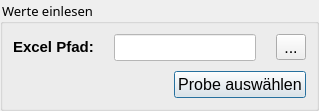
             <widget class="QGroupBox" name="groupBox">
              <property name="sizePolicy">
               <sizepolicy hsizetype="Preferred" vsizetype="Fixed">
                <horstretch>0</horstretch>
                <verstretch>0</verstretch>
               </sizepolicy>
              </property>
              <property name="font">
               <font>
                <family>Calisto MT</family>
                <pointsize>10</pointsize>
               </font>
              </property>
              <property name="styleSheet">
               <string notr="true">color: rgb(0, 0, 0);</string>
              </property>
              <property name="title">
               <string>Werte einlesen</string>
              </property>
              <property name="flat">
               <bool>false</bool>
              </property>
              <layout class="QVBoxLayout" name="verticalLayout">
               <property name="spacing">
                <number>10</number>
               </property>
               <property name="leftMargin">
                <number>10</number>
               </property>
               <property name="topMargin">
                <number>10</number>
               </property>
               <property name="rightMargin">
                <number>10</number>
               </property>
               <property name="bottomMargin">
                <number>10</number>
               </property>
               <item>
                <layout class="QHBoxLayout" name="horizontalLayout_2" stretch="0,0,0">
                 <property name="spacing">
                  <number>20</number>
                 </property>
                 <property name="sizeConstraint">
                  <enum>QLayout::SetFixedSize</enum>
                 </property>
                 <item>
                  <widget class="QLabel" name="label_8">
                   <property name="sizePolicy">
                    <sizepolicy hsizetype="Fixed" vsizetype="Fixed">
                     <horstretch>0</horstretch>
                     <verstretch>0</verstretch>
                    </sizepolicy>
                   </property>
                   <property name="font">
                    <font>
                     <family>Leelawadee UI</family>
                     <pointsize>11</pointsize>
                     <weight>75</weight>
                     <bold>true</bold>
                    </font>
                   </property>
                   <property name="styleSheet">
                    <string notr="true">color: rgb(0, 0, 0);
background-color:transparent;</string>
                   </property>
                   <property name="text">
                    <string>Excel Pfad:</string>
                   </property>
                  </widget>
                 </item>
                 <item>
                  <widget class="QLineEdit" name="excel_path_lineedit">
                   <property name="font">
                    <font>
                     <family>Leelawadee UI</family>
                     <pointsize>12</pointsize>
                    </font>
                   </property>
                   <property name="styleSheet">
                    <string notr="true">background-color: white;
color: rgb(36, 115, 193);</string>
                   </property>
                   <property name="readOnly">
                    <bool>true</bool>
                   </property>
                  </widget>
                 </item>
                 <item>
                  <widget class="QToolButton" name="find_excel_btn">
                   <property name="font">
                    <font>
                     <pointsize>12</pointsize>
                    </font>
                   </property>
                   <property name="toolTip">
                    <string>&lt;html&gt;&lt;head/&gt;&lt;body&gt;&lt;p&gt;Wähle die Excel aus oder gib einen gültigen Pfad zur Excel ein.&lt;/p&gt;&lt;/body&gt;&lt;/html&gt;</string>
                   </property>
                   <property name="styleSheet">
                    <string notr="true">color: rgb(0, 0, 0);</string>
                   </property>
                   <property name="text">
                    <string>...</string>
                   </property>
                  </widget>
                 </item>
                </layout>
               </item>
               <item>
                <widget class="QPushButton" name="select_probe_btn">
                 <property name="sizePolicy">
                  <sizepolicy hsizetype="Fixed" vsizetype="Fixed">
                   <horstretch>0</horstretch>
                   <verstretch>0</verstretch>
                  </sizepolicy>
                 </property>
                 <property name="font">
                  <font>
                   <family>Leelawadee UI</family>
                   <pointsize>12</pointsize>
                   <weight>50</weight>
                   <italic>false</italic>
                   <bold>false</bold>
                   <strikeout>false</strikeout>
                  </font>
                 </property>
                 <property name="toolTip">
                  <string>&lt;html&gt;&lt;head/&gt;&lt;body&gt;&lt;p&gt;Wähle die exakte Probe aus&lt;/p&gt;&lt;/body&gt;&lt;/html&gt;</string>
                 </property>
                 <property name="layoutDirection">
                  <enum>Qt::RightToLeft</enum>
                 </property>
                 <property name="autoFillBackground">
                  <bool>false</bool>
                 </property>
                 <property name="styleSheet">
                  <string notr="true">color: rgb(0, 0, 0);</string>
                 </property>
                 <property name="text">
                  <string>Probe auswählen</string>
                 </property>
                 <property name="autoDefault">
                  <bool>false</bool>
                 </property>
                 <property name="default">
                  <bool>true</bool>
                 </property>
                 <property name="flat">
                  <bool>false</bool>
                 </property>
                </widget>
               </item>
              </layout>
             </widget>
